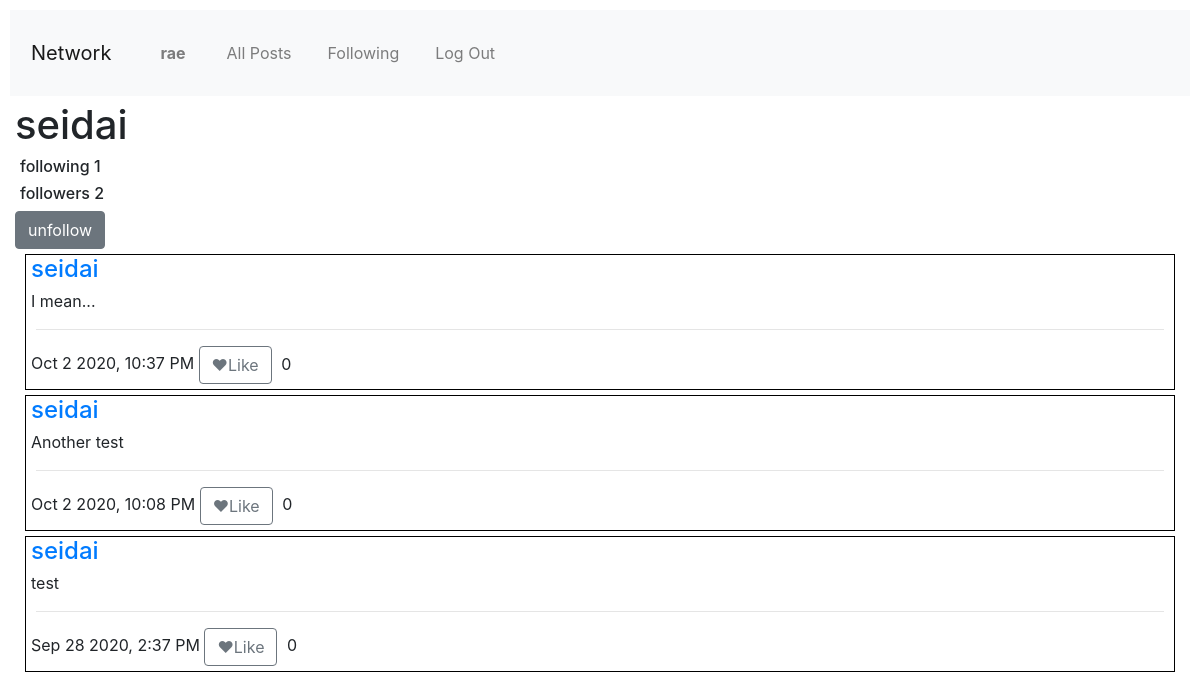
The app's page /user/1 (signed in) with its own data.
### network/models.py (models this page shows)
class User(AbstractUser):
    follows = models.ManyToManyField("self", symmetrical=False, related_name="followed_by")

class Post(models.Model):
    user = models.ForeignKey("User", on_delete=models.CASCADE, related_name="posts")
    body = models.TextField(blank=True)
    timestamp = models.DateTimeField(auto_now_add=True)
    likes = models.ManyToManyField("User", blank=True, related_name="posts_liked")
    def serialize(self):
        return {
            "id": self.id,
            "user": self.user.username,
            "user_id": self.user.id,
            "body": self.body,
            "timestamp": self.timestamp.strftime("%b %-d %Y, %-I:%M %p"),
            "likes": [user.id for user in self.likes.all()],
        }

### network/views.py (the view)
# urls.py: path("user/<int:userid>", views.profile, name="profile"),
def profile(request, userid):
    try:
        user = User.objects.get(id=userid)
    except User.DoesNotExist:
        return JsonResponse({
                "error": f"User with id {userid} does not exist."
        }, status=400)
    server_posts = user.posts.order_by('-timestamp').all()
    paginator = Paginator([post.serialize() for post in server_posts], 10)
    page_number = request.GET.get('page')
    page_obj = paginator.get_page(page_number)
    return render(request, "network/profile.html",{
        "profile_user":user,
        "page_obj":page_obj
    })

### network/templates/network/profile.html (shortened to what this page needs)
{% extends "network/layout.html" %}
{% load static %}
{% block body %}
    <h1>{{ profile_user.username }}</h1>
    <div>
        <h6>following {{ profile_user.follows.all.count }}</h6>
        <h6>followers {{ profile_user.followed_by.all.count }}</h6>
        {% if user.id != profile_user.id and user.is_authenticated%}
            {% if user not in profile_user.followed_by.all %}
            <button id="follow" class="btn btn-secondary">follow</button>
            {% else %}
            <button id="follow" class="btn btn-secondary">unfollow</button>
            {% endif %}
        {% endif %}
    </div>
    <div>
        {% include "network/posts.html" with page_obj=page_obj %}
    </div>
{% endblock %}

### network/templates/network/layout.html (shortened to what this page needs)
{% load static %}
<!DOCTYPE html>
<html lang="en">
    <head>
        <link rel="stylesheet" href="https://stackpath.bootstrapcdn.com/bootstrap/4.4.1/css/bootstrap.min.css">
        <link href="{% static 'network/styles.css' %}" rel="stylesheet">
    </head>
    <body>
        <nav class="navbar navbar-expand-lg navbar-light bg-light">
            <a class="navbar-brand" href="{% url 'index' %}">Network</a>
            <div>
              <ul class="navbar-nav mr-auto">
                {% if user.is_authenticated %}
                    <li class="nav-item">
                        <a class="nav-link" href="{% url 'profile' user.id %}"><strong>{{ user.username }}</strong></a>
                    </li>
                {% endif %}
                <li class="nav-item">
                  <a class="nav-link" href="{% url 'index' %}">All Posts</a>
                </li>
                {% if user.is_authenticated %}
                    <li class="nav-item">
                        <a class="nav-link" href="{% url 'following' %}">Following</a>
                    </li>
                    <li class="nav-item">
                        <a class="nav-link" href="{% url 'logout' %}">Log Out</a>
                    </li>
                {% endif %}
              </ul>
            </div>
          </nav>
        <div class="body">
            {% block body %}
            {% endblock %}
        </div>
    </body>
</html>

### network/templates/network/posts.html (shortened to what this page needs)
<div id="posts-container">
    {% for post in page_obj %}
    <div class="post" style="border:black 1px solid">
        <a href="{% url 'profile' post.user_id %}" class="h4 post-user">{{post.user}}</a>
        <div class="post-body">{{post.body}}</div>
        <div class="post-foot">
            <hr>
            {{post.timestamp}}
            {% if user.is_authenticated%}
            <button name="like" data-post-id="{{post.id}}" class="btn btn-outline-secondary">❤Like</button>
            <span class="like-counter">0</span>
            {% endif %}
        </div>
    </div>
    {% endfor %}
</div>

### network/static/network/styles.css (style rules this page uses)
* { margin: 5px; }

### records on screen
User: username "rae"
User: username "seidai", follows.all.count "1", followed_by.all.count "2", user "seidai" "seidai" "seidai"
Post: body "I mean..."
Post: body "Another test"
Post: body "test"

### other values on screen
{{ post.timestamp }} "Oct 2 2020, 10:37 PM" "Oct 2 2020, 10:08 PM" "Sep 28 2020, 2:37 PM"
